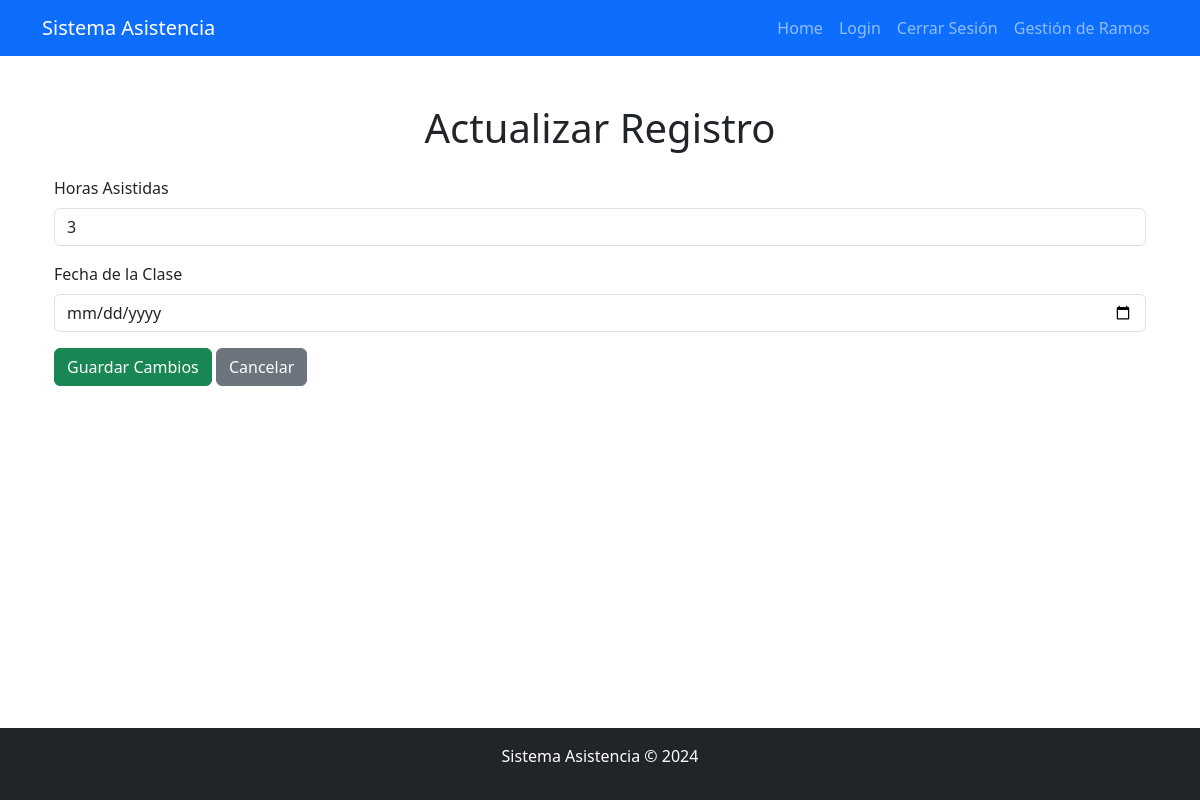
Page /programacion/actualizar/3/ (signed in) on the earlier database version.
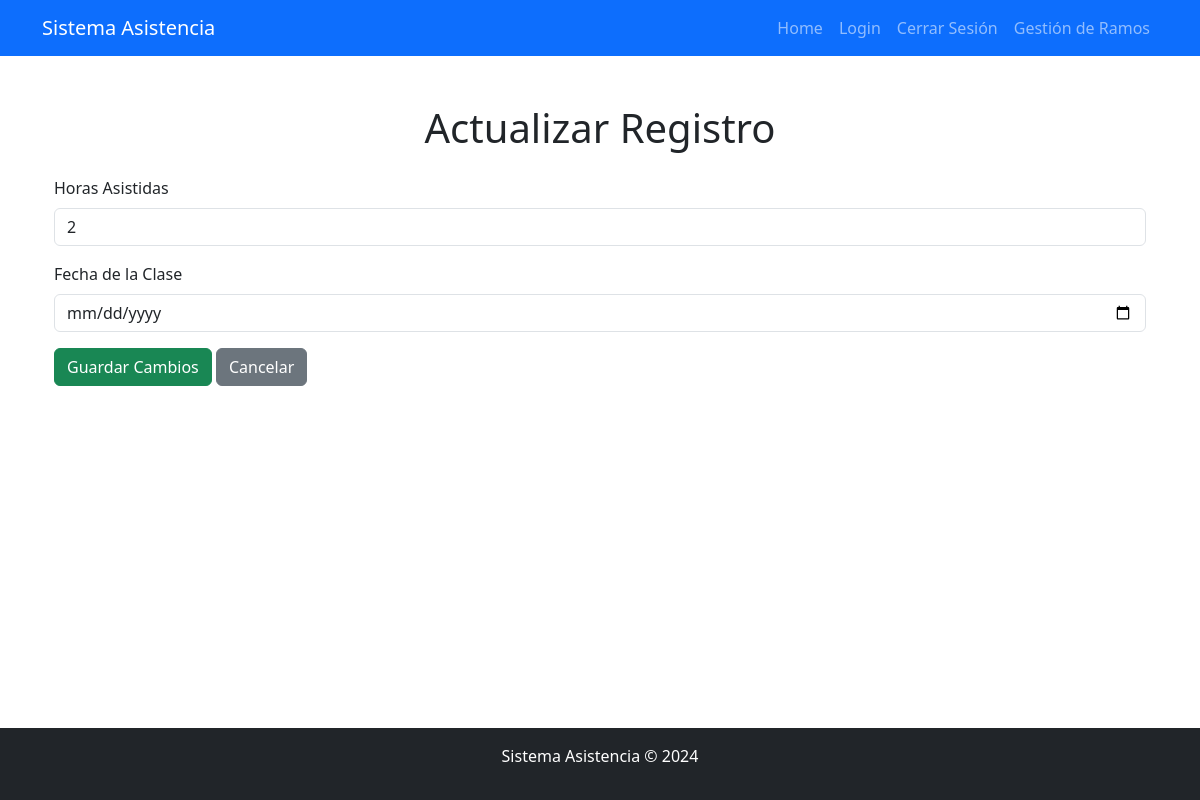
Same page on the later database version.
### AsistenciaApp/models.py (models this page shows, shortened)
class ProgramaciónBackEnd(models.Model):
    nombre_asignatura = models.CharField(max_length=100, default="Programación Back End")
    horas_asistidas = models.IntegerField()
    alumno = models.ForeignKey(User, on_delete=models.CASCADE)
    fecha_clase = models.DateField()

### AsistenciaApp/views.py (the view)
# urls.py: path('<str:materia>/actualizar/<int:pk>/', views.actualizar_registro, name='actualizar_registro'),
@login_required
@permission_required('AsistenciaApp.change_aplicacionesmóvilesparaiot', raise_exception=True)
def actualizar_registro(request, materia, pk):
    modelos = {
        'aplicaciones': AplicacionesMóvilesParaIot,
        'ingenieria': IngenieríaDeSoftware,
        'programacion': ProgramaciónBackEnd,
    }
    if materia not in modelos:
        return render(request, "404.html")
    modelo = modelos[materia]
    registro = get_object_or_404(modelo, pk=pk)
    if request.method == 'POST':
        registro.horas_asistidas = request.POST.get('horas_asistidas')
        registro.fecha_clase = request.POST.get('fecha_clase')
        registro.save()
        return redirect('listar_registros', materia=materia)
    return render(request, "base/editar.html", {'registro': registro, 'materia': materia})

### AsistenciaApp/templates/base/editar.html (shortened to what this page needs)
{% extends 'themes/base.html' %}
{% block content %}
<div class="container">
    <h1 class="text-center my-4">Actualizar Registro</h1>
    <form method="POST">
        <div class="mb-3">
            <label for="id_horas_asistidas" class="form-label">Horas Asistidas</label>
            <input type="number" id="id_horas_asistidas" name="horas_asistidas" class="form-control" value="{{ registro.horas_asistidas }}" required>
        </div>
        <div class="mb-3">
            <label for="id_fecha_clase" class="form-label">Fecha de la Clase</label>
            <input type="date" id="id_fecha_clase" name="fecha_clase" class="form-control" value="{{ registro.fecha_clase }}" required>
        </div>
        <button type="submit" class="btn btn-success">Guardar Cambios</button>
        <a href="{% url 'listar_registros' 'aplicaciones' %}" class="btn btn-secondary">Cancelar</a>
    </form>
</div>
{% endblock %}

Differences in the rows shown:
changed ProgramaciónBackEnd: horas_asistidas "3" → "2"
